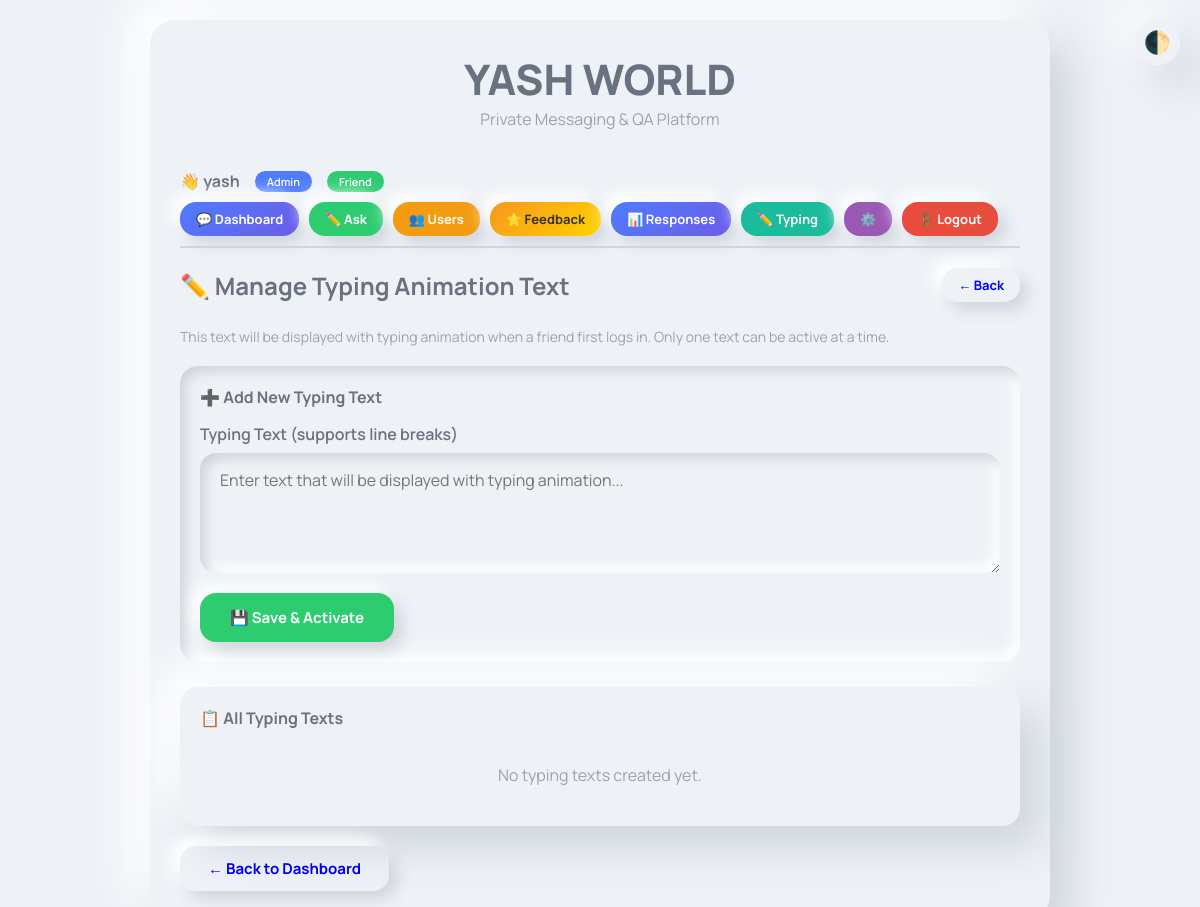
Screenshot of /admin/typing-text (signed in) with the database file from the repository.
### app.py (models this page shows, shortened)
class SiteSettings(db.Model):
    id = db.Column(db.Integer, primary_key=True)
    site_title = db.Column(db.String(200), default='YASH WORLD')
    site_tagline = db.Column(db.String(200), default='Private Messaging Platform')
    welcome_message = db.Column(db.Text)
    created_at = db.Column(db.DateTime, default=datetime.utcnow)

class User(UserMixin, db.Model):
    id = db.Column(db.Integer, primary_key=True)
    username = db.Column(db.String(80), unique=True, nullable=False)
    password_hash = db.Column(db.String(200), nullable=False)
    is_admin = db.Column(db.Boolean, default=False)
    is_friend = db.Column(db.Boolean, default=False)
    created_at = db.Column(db.DateTime, default=datetime.utcnow)
    last_login = db.Column(db.DateTime)
    questions = db.relationship('Question', backref='asker', lazy=True)
    replies = db.relationship('Reply', backref='replier', lazy=True)

### app.py (the view, shortened to what this page needs)
@app.route('/admin/typing-text', methods=['GET', 'POST'])
@login_required
@admin_required
def admin_typing_text():
    typing_texts = TypingText.query.order_by(TypingText.created_at.desc()).all()
    active_text = TypingText.query.filter_by(is_active=True).first()
    return render_template('admin_typing_text.html',
        typing_texts=typing_texts,
        active_text=active_text
    )

### app.py (called while the page is built)
@login_manager.user_loader
def load_user(user_id):
    return User.query.get(int(user_id))

def admin_required(f):
    @wraps(f)
    def decorated_function(*args, **kwargs):
        if not current_user.is_authenticated or not current_user.is_admin:
            flash('You need admin access for this page.', 'danger')
            return redirect(url_for('dashboard'))
        return f(*args, **kwargs)
    return decorated_function

@app.context_processor
def utility_processor():
    def get_site_settings():
        settings = SiteSettings.query.first()
        if not settings:
            settings = SiteSettings()
            db.session.add(settings)
            db.session.commit()
        return settings
    return dict(get_site_settings=get_site_settings)

### templates/admin_typing_text.html
{% extends "base.html" %}
{% block content %}
<div style="display: flex; justify-content: space-between; align-items: center; flex-wrap: wrap; gap: 15px; margin-bottom: 25px;">
    <h2 style="color: var(--text-secondary);">✏️ Manage Typing Animation Text</h2>
    <a href="{{ url_for('dashboard') }}" class="btn btn-secondary btn-sm">← Back</a>
</div>
<p style="color: var(--text-muted); margin-bottom: 20px; font-size: 14px;">
    This text will be displayed with typing animation when a friend first logs in.
    Only one text can be active at a time.
</p>
<div style="padding: 20px; border-radius: 18px; background: var(--bg-primary); box-shadow: var(--inset-shadow); margin-bottom: 25px;">
    <h4 style="color: var(--text-secondary); margin-bottom: 15px;">➕ Add New Typing Text</h4>
    <form method="post" style="display: flex; flex-direction: column; gap: 15px;">
        <div>
            <label style="font-weight: 600; color: var(--text-secondary); display: block; margin-bottom: 8px;">Typing Text (supports line breaks)</label>
            <textarea name="typing_text" required placeholder="Enter text that will be displayed with typing animation..."
                      style="width: 100%; padding: 16px 20px; border: none; border-radius: 16px; background: var(--bg-primary); box-shadow: var(--inset-shadow); font-size: 16px; color: var(--text-primary); outline: none; resize: vertical; min-height: 120px; font-family: inherit;">{% if active_text %}{{ active_text.text }}{% endif %}</textarea>
        </div>
        <button type="submit" class="btn btn-success" style="padding: 14px 30px; align-self: flex-start;">💾 Save & Activate</button>
    </form>
</div>
<div style="padding: 20px; border-radius: 18px; background: var(--bg-primary); box-shadow: var(--card-shadow);">
    <h4 style="color: var(--text-secondary); margin-bottom: 15px;">📋 All Typing Texts</h4>
    {% if typing_texts %}
        {% for text in typing_texts %}
        <div style="padding: 14px 18px; border-radius: 14px; background: var(--bg-primary); box-shadow: var(--inset-shadow); margin-bottom: 10px; display: flex; justify-content: space-between; align-items: center; flex-wrap: wrap; gap: 10px;">
            <div style="flex: 1;">
                <div style="color: var(--text-secondary); font-size: 15px; line-height: 1.6; padding: 8px 12px; background: var(--bg-primary); box-shadow: var(--inset-shadow); border-radius: 10px; white-space: pre-wrap;">
                    {{ text.text|truncate(150) }}
                </div>
                <div style="margin-top: 5px; font-size: 12px; color: var(--text-muted);">
                    Created: {{ text.created_at.strftime('%Y-%m-%d %H:%M') }}
                </div>
            </div>
            <div style="display: flex; gap: 8px; flex-wrap: wrap;">
                {% if text.is_active %}
                <span style="background: var(--accent-green); color: white; padding: 4px 12px; border-radius: 20px; font-size: 11px; font-weight: 600;">✅ Active</span>
                {% else %}
                <a href="{{ url_for('admin_activate_typing_text', text_id=text.id) }}" class="btn btn-sm btn-primary" style="padding: 4px 12px; font-size: 11px; text-decoration: none;">▶️ Activate</a>
                {% endif %}
                <form method="post" action="{{ url_for('admin_delete_typing_text', text_id=text.id) }}" style="display: inline;" onsubmit="return confirm('Delete this typing text?');">
                    <button type="submit" class="btn btn-danger btn-sm" style="padding: 4px 12px; font-size: 11px;">🗑️</button>
                </form>
            </div>
        </div>
        {% endfor %}
    {% else %}
        <p style="color: var(--text-muted); text-align: center; padding: 20px;">No typing texts created yet.</p>
    {% endif %}
</div>
<div style="margin-top: 20px;">
    <a href="{{ url_for('dashboard') }}" class="btn btn-secondary">← Back to Dashboard</a>
</div>
{% endblock %}

### templates/base.html (shortened to what this page needs)
<!DOCTYPE html>
<html lang="en">
<head>
</head>
<body>
<button class="dark-mode-toggle" onclick="toggleDarkMode()">🌓</button>
<div class="container">
    <div class="card">
        <div class="header">
            <h1>{% block header_title %}{{ get_site_settings().site_title if get_site_settings() else 'YASH WORLD' }}{% endblock %}</h1>
            <p>{% block header_tagline %}{{ get_site_settings().site_tagline if get_site_settings() else 'Private Messaging Platform' }}{% endblock %}</p>
        </div>
        {% if current_user.is_authenticated %}
        <div class="user-nav">
            <div class="user-info">
                <span>👋 <strong>{{ current_user.username }}</strong></span>
                {% if current_user.is_admin %}<span class="badge badge-admin">Admin</span>{% endif %}
                {% if current_user.is_friend %}<span class="badge badge-friend">Friend</span>{% endif %}
            </div>
            <div style="display: flex; gap: 10px; flex-wrap: wrap;">
                <a href="{{ url_for('dashboard') }}" class="btn btn-primary btn-sm">💬 Dashboard</a>
                {% if current_user.is_admin %}
                <a href="{{ url_for('ask_question') }}" class="btn btn-success btn-sm">✏️ Ask</a>
                <a href="{{ url_for('admin_users') }}" class="btn btn-warning btn-sm">👥 Users</a>
                <a href="{{ url_for('admin_feedback') }}" class="btn btn-gold btn-sm">⭐ Feedback</a>
                <a href="{{ url_for('admin_responses') }}" class="btn btn-primary btn-sm">📊 Responses</a>
                <a href="{{ url_for('admin_typing_text') }}" class="btn btn-sm" style="background: var(--accent-teal); color: white;">✏️ Typing</a>
                <a href="{{ url_for('admin_settings') }}" class="btn btn-sm" style="background: var(--accent-purple); color: white;">⚙️</a>
                {% else %}
                <button onclick="toggleFeedback()" class="btn btn-gold btn-sm">⭐ Rate Me</button>
                {% endif %}
                <a href="{{ url_for('logout') }}" class="btn btn-danger btn-sm">🚪 Logout</a>
            </div>
        </div>
        {% endif %}
        {% block content %}{% endblock %}
    </div>
</div>
</body>
</html>

### templates/base.html (style rules this page uses)
:root { --bg-primary: #eef2f7; --bg-secondary: #ffffff; --text-primary: #646d79; --text-secondary: #69727e; --text-muted: #9aa3ae; --shadow-light: #cfd5dc; --shadow-dark: #ffffff; --card-bg: #eef2f7; --accent-blue: #4f7cff; --accent-green: #2ecc71; --accent-red: #e74c3c; --accent-yellow: #f39c12; --accent-purple: #9b59b6; --accent-orange: #e67e22; --accent-pink: #e84393; --accent-teal: #1abc9c; --font-family: 'Manrope', sans-serif; --card-shadow: 22px 22px 44px var(--shadow-light), -22px -22px 44px var(--shadow-dark); --inset-shadow: inset 6px 6px 12px var(--shadow-light), inset -6px -6px 12px var(--shadow-dark); --gradient-primary: linear-gradient(135deg, #4f7cff, #6c5ce7); --gradient-gold: linear-gradient(135deg, #f7971e, #ffd200); }
* { margin: 0; padding: 0; box-sizing: border-box; }
body { font-family: var(--font-family); background: var(--bg-primary); min-height: 100vh; padding: 20px; color: var(--text-primary); transition: background 0.35s ease; }
.container { max-width: 900px; margin: 0 auto; }
.card { padding: 30px; border-radius: 25px; background: var(--card-bg); box-shadow: var(--card-shadow); margin-bottom: 20px; }
.header { text-align: center; margin-bottom: 30px; }
.header h1 { font-size: 42px; font-weight: 800; color: var(--text-secondary); }
.header p { color: var(--text-muted); font-size: 16px; }
.btn { padding: 12px 28px; font-size: 15px; font-weight: 700; border: none; border-radius: 16px; cursor: pointer; transition: all 0.3s ease; display: inline-flex; align-items: center; gap: 8px; text-decoration: none; font-family: var(--font-family); box-shadow: 8px 8px 16px var(--shadow-light), -8px -8px 16px var(--shadow-dark); }
.btn-primary { background: var(--gradient-primary); color: white; }
.btn-success { background: var(--accent-green); color: white; }
.btn-danger { background: var(--accent-red); color: white; }
.btn-warning { background: var(--accent-yellow); color: white; }
.btn-gold { background: var(--gradient-gold); color: #333; }
.btn-sm { padding: 8px 16px; font-size: 13px; }
.dark-mode-toggle { position: fixed; top: 20px; right: 20px; width: 45px; height: 45px; border-radius: 50%; border: none; background: var(--card-bg); box-shadow: var(--card-shadow); cursor: pointer; font-size: 22px; transition: all 0.3s ease; z-index: 100; }
.user-nav { display: flex; justify-content: space-between; align-items: center; flex-wrap: wrap; gap: 10px; padding: 10px 0; border-bottom: 2px solid var(--shadow-light); margin-bottom: 20px; }
.user-nav .user-info { display: flex; align-items: center; gap: 15px; flex-wrap: wrap; }
.user-nav .user-info .badge { padding: 3px 12px; border-radius: 20px; font-size: 11px; font-weight: 600; color: white; }
.badge-admin { background: var(--accent-blue); }
.badge-friend { background: var(--accent-green); }

### rows the page displays
SiteSettings: site_title "YASH WORLD", site_tagline "Private Messaging & QA Platform"
User: username "yash"
